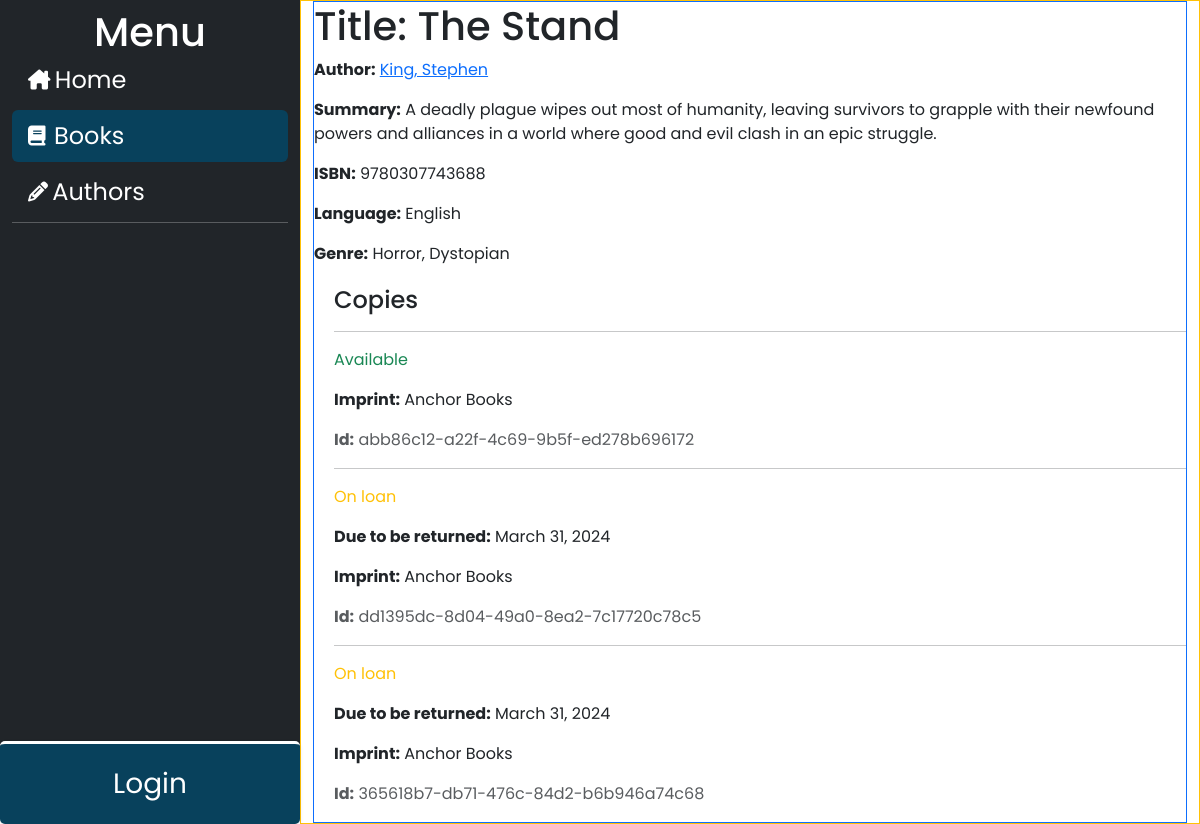
/catalog/book/21, run on an earlier commit of the app's database.
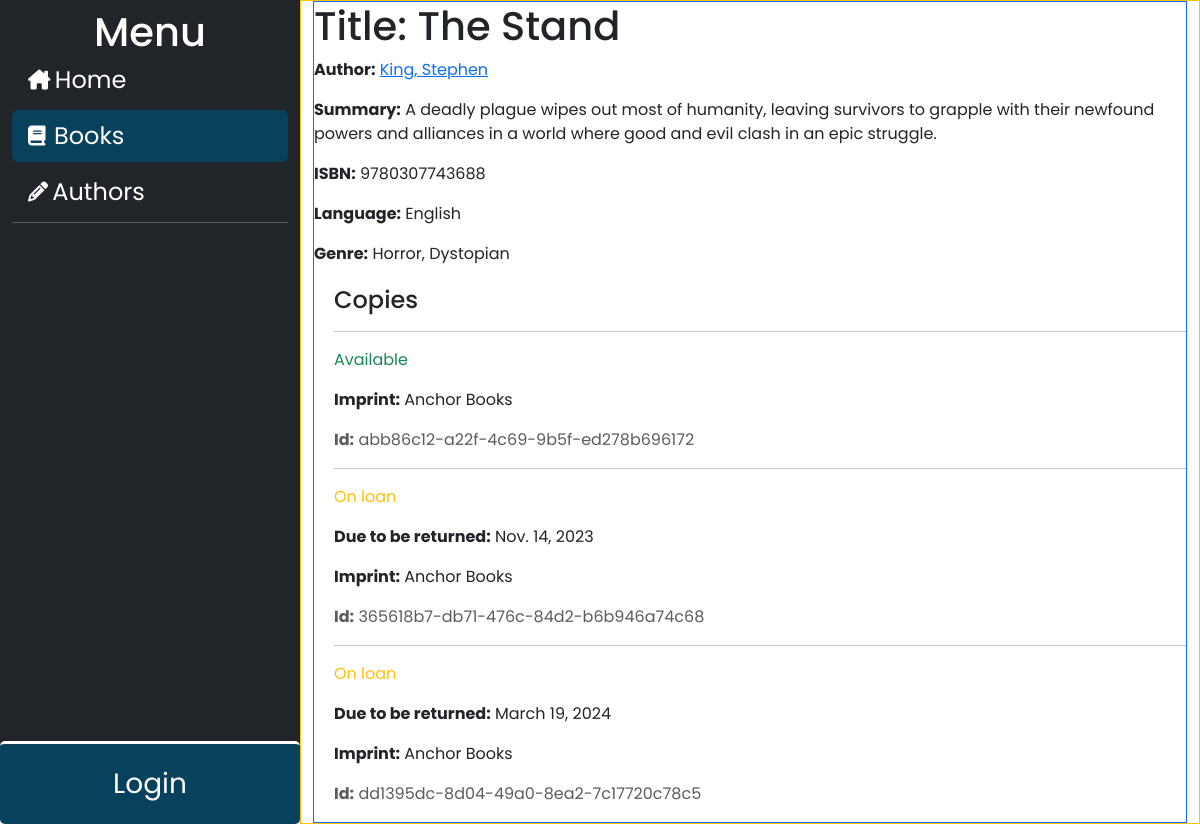
And on a later commit of the database.
### catalog/models.py (models this page shows, shortened)
class BookInstance(models.Model):
    id = models.UUIDField(primary_key=True, default=uuid.uuid4,
                          help_text="Unique ID for this particular book across whole library")
    book = models.ForeignKey('Book', on_delete=models.RESTRICT, null=True)
    imprint = models.CharField(max_length=200)
    due_back = models.DateField(null=True, blank=True)
    borrower = models.ForeignKey(settings.AUTH_USER_MODEL, on_delete=models.SET_NULL, null=True, blank=True)
    LOAN_STATUS = (
        ('m', 'Maintenance'),
        ('o', 'On loan'),
        ('a', 'Available'),
        ('r', 'Reserved'),
    )
    status = models.CharField(
        max_length=1,
        choices=LOAN_STATUS,
        blank=True,
        default='m',
        help_text='Book availability',
    )
    class Meta:
        ordering = ['due_back']
        permissions = (("can_mark_returned", "Set book as returned"),)
    def display_title(self):
        """Create a string for the Title. This is required to display Title in Admin."""
        return self.book.title
    display_title.short_description = 'Title'

### catalog/views.py (the view)
# urls.py: path('book/<int:pk>', views.BookDetailView.as_view(), name='book-detail'),
class BookDetailView(generic.DetailView):
    model = Book

### catalog/models.py (called while the page is built)
    def __str__(self):
        return self.name

    def get_absolute_url(self):
        return reverse('author-detail', args=[str(self.id)])

    def __str__(self):
        return f'{self.last_name}, {self.first_name}'

    def __str__(self):
        return self.name

### catalog/templates/catalog/book_detail.html (shortened to what this page needs)
{% extends "base_generic.html" %}
{% block content %}
  <h1>Title: {{ book.title }}</h1>
  <p><strong>Author:</strong> <a href="{{ book.author.get_absolute_url }}">{{ book.author }}</a></p>
  <p><strong>Summary:</strong> {{ book.summary }}</p>
  <p><strong>ISBN:</strong> {{ book.isbn }}</p>
  <p><strong>Language:</strong> {{ book.language }}</p>
  <p><strong>Genre:</strong> {{ book.genre.all|join:", " }}</p>
  <div style="margin-left:20px;margin-top:20px">
    <h4>Copies</h4>
    {% for copy in book.bookinstance_set.all %}
      <hr />
      <p
        class="{% if copy.status == 'a' %}text-success{% elif copy.status == 'm' %}text-danger{% else %}text-warning{% endif %}">
        {{ copy.get_status_display }}
      </p>
      {% if copy.status != 'a' %}
        <p><strong>Due to be returned:</strong> {{ copy.due_back }}</p>
      {% endif %}
      <p><strong>Imprint:</strong> {{ copy.imprint }}</p>
      <p class="text-muted"><strong>Id:</strong> {{ copy.id }}</p>
    {% endfor %}
  </div>
{% endblock %}
{% block sidebar %}
  {{ block.super }}
{% endblock %}

What changed in the data, as far as the page shows it:
changed BookInstance "365618b7-db71-476c-84d2-b6b946a74c68": due_back "March 31, 2024" → "Nov. 14, 2023"; moves up the list
changed BookInstance "dd1395dc-8d04-49a0-8ea2-7c17720c78c5": due_back "March 31, 2024" → "March 19, 2024"
